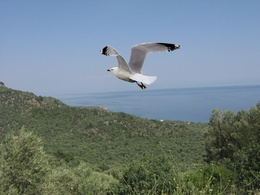
%> input picture matlab_toolbox/Algorithms/CFA2/demo.jpg, 260 x 195 px, shrunk from 2272 x 1704 before the run
$ octave demo.m   (GNU Octave 9; MATLAB toolbox functions it lacks are replaced by stand-ins)
%> lines starting %> are read from the running program, lines starting %| are printed output that depends on the picture
### matlab_toolbox/Util/CleanUpImage.m
function [ im_out ] = CleanUpImage( filename )
%> called with filename = 'demo.jpg'
% This function serves as a replacement for imread(), covering many extreme
% cases that occasionally appear in real-world datasets. This includes images
% with other than three channels and uint16 images. These images are all
% converted to 3-channel uint8 images.

im=imread(filename);
%> im is the input picture: size 195x260x3 uint8; mean R, G, B 112.3, 128.8, 134

if numel(size(im))>3
    im=im(:,:,:,1,1,1,1);
end

dots=strfind(filename,'.');
extension=filename(dots(end):end);

if strcmpi(extension,'.gif') && size(im,3)<3
    [im_gif,gif_map] =imread(filename);
    im_gif=im_gif(:,:,:,1);
    im=uint8(ind2rgb(im_gif,gif_map)*255);
end

if size(im,3)<3
    im(:,:,2)=im(:,:,1);
    im(:,:,3)=im(:,:,1);
end


if size(im,3)>3
    im=im(:,:,1:3);
end

if isa(im,'uint16')
    im=uint8(floor(double(im)/256));
end

im_out=im;

end

### matlab_toolbox/Algorithms/CFA2/CFATamperDetection_F1.m
function [F1Map,CFADetected, F1] = CFATamperDetection_F1(im)
    % This is an implementation of the first of the two algorithms
    % presented in Dirik, Ahmet Emir, and Nasir D. Memon. "Image tamper
    % detection based on demosaicing artifacts." In ICIP, pp. 1497-1500.
    % 2009.
    %
    % Copyright (C) 2016 Markos Zampoglou
    % Information Technologies Institute, Centre for Research and Technology Hellas
    % 6th Km Harilaou-Thermis, Thessaloniki 57001, Greece

    StdThresh=5;
    Depth=3;

    im=double(im(1:round(floor(end/(2^Depth))*(2^Depth)),1:round(floor(end/(2^Depth))*(2^Depth)),:));
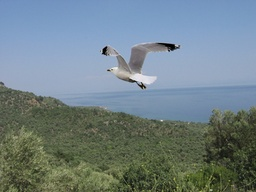
%> im: size 192x256x3 double; mean R, G, B 113, 129.7, 135.4

    % list of possible CFA arrangements
    SmallCFAList={[2 1;3 2] [2 3;1 2] [3 2;2 1] [1 2;2 3]};

    CFAList=SmallCFAList;

    %block size
    W1=16;

    if size(im,1)<W1 || size(im,2)<W1
        F1Map=zeros([size(im,1), size(im,2)]);
        CFADetected=[0 0 0 0];
        return
    end

    MeanError=inf(length(CFAList),1);
    for TestArray=1:length(CFAList)

        BinFilter=[];
        ProcIm=[];
        CFA=CFAList{TestArray};
        R=CFA==1;
        G=CFA==2;
        B=CFA==3;
        BinFilter(:,:,1)=repmat(R,size(im,1)/2,size(im,2)/2);
        BinFilter(:,:,2)=repmat(G,size(im,1)/2,size(im,2)/2);
        BinFilter(:,:,3)=repmat(B,size(im,1)/2,size(im,2)/2);
        CFAIm=double(im).*BinFilter;
        BilinIm=bilinInterp(CFAIm,BinFilter,CFA);


        ProcIm(:,:,1:3)=im;
        ProcIm(:,:,4:6)=double(BilinIm);

        ProcIm=double(ProcIm);
        BlockResult=blockproc(ProcIm,[W1 W1],@eval_block);

        Stds=BlockResult(:,:,4:6);
        BlockDiffs=BlockResult(:,:,1:3);
        NonSmooth=Stds>StdThresh;

        MeanError(TestArray)=mean(mean(mean(BlockDiffs(NonSmooth))));
        BlockDiffs=BlockDiffs./repmat(sum(BlockDiffs,3),[1 1 3]);

        Diffs(TestArray,:)=reshape(BlockDiffs(:,:,2),1,numel(BlockDiffs(:,:,2)));
        F1Maps{TestArray}=BlockDiffs(:,:,2);
    end
%> this loop made 4 passes
%> pass 1, in CFATamperDetection_F1, `CFAIm=double(im).*BinFilter;`:
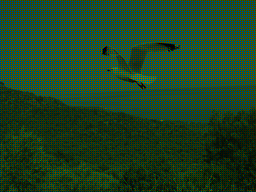
%> CFAIm: size 192x256x3 double; mean R, G, B 28.3, 64.8, 33.8
%> pass 1, in CFATamperDetection_F1, `BilinIm=bilinInterp(CFAIm,BinFilter,CFA);`:
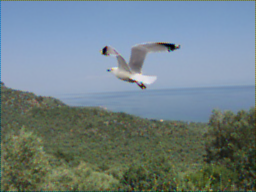
%> BilinIm: size 192x256x3 uint8; mean R, G, B 112.7, 129.4, 134.9
%> pass 2, in CFATamperDetection_F1, `CFAIm=double(im).*BinFilter;`:
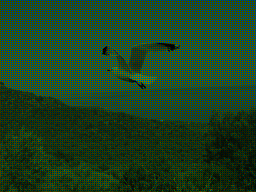
%> CFAIm: size 192x256x3 double; mean R, G, B 28.2, 64.8, 33.9
%> pass 2, in CFATamperDetection_F1, `BilinIm=bilinInterp(CFAIm,BinFilter,CFA);`:
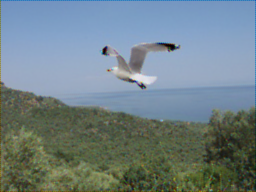
%> BilinIm: size 192x256x3 uint8; mean R, G, B 112.7, 129.4, 135.1
%> after the loop:
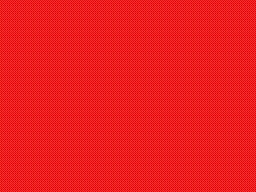
%> BinFilter: size 192x256x3 double; mean R, G, B 0.25, 0.5, 0.25
%> after the loop, Diffs = 192 columns, first 8: [0.0958 0.165 0.157 0.141 0.131 0.165 0.159 0.157; 0.0954 0.0726 0.0782 0.0816 0.0859 0.165 0.171 0.17; 0.185 0.166 0.152 0.139 0.129 0.136 0.155 0.179; 0.0747 0.0733 0.0754 0.0809 0.0848 0.136 0.169 0.196]; F1Maps = 4 items; MeanError = [95.47; 91.58; 92.48; 93.79]

    Diffs(isnan(Diffs))=0;

    [~,val]=min(MeanError);
%> val = 2
    U=sum(abs(Diffs-0.25),1);
%> U = 192 values, max 0.614 at index 65, min 0.11 at index 21, mean 0.342
    F1=median(U);
%> F1 = 0.303
    CFADetected=CFAList{val}==2;
%> CFADetected = [true false; false true]
    F1Map=F1Maps{val};

end

function [ Out ] = eval_block( block_struc )
    im=block_struc.data;
    Out(:,:,1)=mean2((double(block_struc.data(:,:,1))-double(block_struc.data(:,:,4))).^2);
    Out(:,:,2)=mean2((double(block_struc.data(:,:,2))-double(block_struc.data(:,:,5))).^2);
    Out(:,:,3)=mean2((double(block_struc.data(:,:,3))-double(block_struc.data(:,:,6))).^2);

    Out(:,:,4)=std(reshape(im(:,:,1),1,numel(im(:,:,1))));
    Out(:,:,5)=std(reshape(im(:,:,2),1,numel(im(:,:,2))));
    Out(:,:,6)=std(reshape(im(:,:,3),1,numel(im(:,:,3))));
end

### matlab_toolbox/Algorithms/CFA2/bilinInterp.m
function [ Out_Im ] = bilinInterp( CFAIm,BinFilter,CFA )
% Copyright (C) 2016 Markos Zampoglou
% Information Technologies Institute, Centre for Research and Technology Hellas
% 6th Km Harilaou-Thermis, Thessaloniki 57001, Greece

MaskMin=1/4*[1 2 1;2 4 2;1 2 1];
MaskMaj=1/4*[0 1 0;1 4 1;0 1 0];

if ~isempty(find(diff(CFA)==0)) || ~isempty(find(diff(CFA')==0))
    MaskMaj=MaskMaj.*2;
end

Mask=repmat(MaskMin,[1,1,3]);
[a,Maj]=max(sum(sum(BinFilter)));
Mask(:,:,Maj)=MaskMaj;

Out_Im=zeros(size(CFAIm));

for ii=1:3
    Mixed_im=zeros([size(CFAIm,1),size(CFAIm,2)]);
    Orig_Layer=CFAIm(:,:,ii);
    Interp_Layer=imfilter(Orig_Layer,Mask(:,:,ii));
    Mixed_im(BinFilter(:,:,ii)==0)=Interp_Layer(BinFilter(:,:,ii)==0);
    Mixed_im(BinFilter(:,:,ii)==1)=Orig_Layer(BinFilter(:,:,ii)==1);
    Out_Im(:,:,ii)=Mixed_im;
end

Out_Im=uint8(Out_Im);

### matlab_toolbox/Algorithms/CFA2/analyze.m
function [F1Map,CFADetected, F1] = analyze( imPath )
    % Copyright (C) 2016 Markos Zampoglou
    % Information Technologies Institute, Centre for Research and Technology Hellas
    % 6th Km Harilaou-Thermis, Thessaloniki 57001, Greece

    im=CleanUpImage(imPath);
    [F1Map,CFADetected, F1] = CFATamperDetection_F1(im);
%> CFADetected = [true false; false true]; F1 = 0.303
end

### matlab_toolbox/Algorithms/CFA2/demo.m
% Copyright (C) 2016 Markos Zampoglou
% Information Technologies Institute, Centre for Research and Technology Hellas
% 6th Km Harilaou-Thermis, Thessaloniki 57001, Greece

close all; clear all;
im1='demo.jpg'
[OutputMap, Feature_Vector, coeffArray] = analyze(im1);
%> Feature_Vector = [true false; false true]; coeffArray = 0.303
imagesc(OutputMap);
